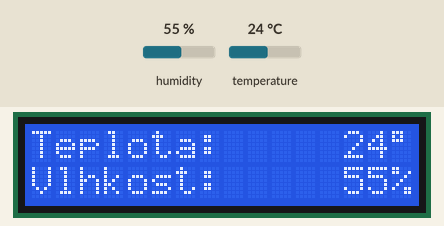
The sketch below on a simulated Arduino Uno, built with avr-gcc and run on an emulated ATmega328P. Shown: 16×2 character LCD. The test bench sets the inputs (shaded band); at power-on: humidity 55 %, temperature 24 °C.

Above: at 1.2 s.
1.3 s: humidity set to 22 %
At 3.6 s:
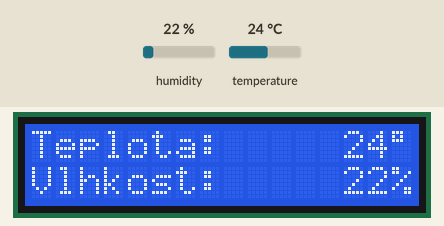
4.1 s: temperature set to 12 °C
At 4.6 s:
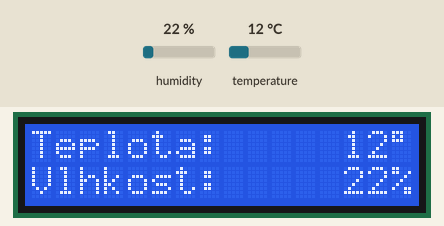
6.9 s: humidity set to 40 %
At 9.2 s:
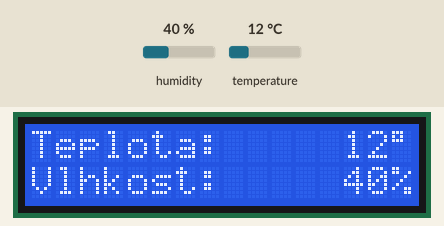
9.9 s: temperature set to 19 °C
At 11.4 s:
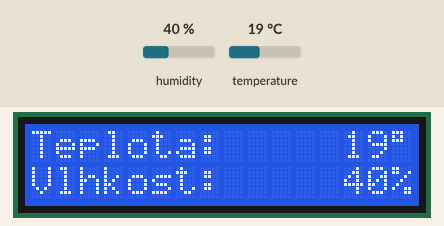
Timing chart, 0 to 12.9 s (numbered marks = the images above; inputs shaded):
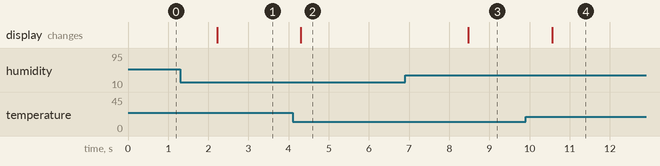

Measured:
- after the input at 1.3 s, the display: changes after 0.92 s (image 1)
- after the input at 4.1 s, the display: changes after 0.20 s (image 2)
- after the input at 6.9 s, the display: changes after 1.6 s (image 3)
- after the input at 9.9 s, the display: changes after 0.66 s (image 4)

The sketch:

HumidityTempDisplay.ino
```cpp
#include <LiquidCrystal_I2C.h>
#include "DHT.h"

#include <Timer.h>
#include <Value.h>

#define PIN_TEMP             6

#define LCD_ADDRESS         0x3F
#define UNDEF -127

LiquidCrystal_I2C lcd(LCD_ADDRESS, 16, 2);
DHT dht_sensor(PIN_TEMP, DHT11);

void setup() {
  Serial.begin(9600);
  while(!Serial);
  lcd.begin();
  lcd.backlight();
  lcd.print("Inicializujem");
  lcd.setCursor(0, 1);
  dht_sensor.begin();

}

void loop() {

  lcd.setCursor(0, 0);
  lcd.print("Teplota: ");

  align(lcd, dht_sensor.readTemperature(), 6);
  lcd.print( (char) 223 );

  lcd.setCursor(0, 1); // new line

  lcd.print("Vlhkost: ");

  align(lcd, dht_sensor.readHumidity(), 6);
  lcd.print( "%" );

  delay(1000);
}

void align(LiquidCrystal_I2C& lcd, int value, int width) {
  if (value == UNDEF) {
    for (int i = 0; i < width - 2; ++i) {
      lcd.print(' ');
    }
    lcd.print('-');
    if (width > 1) {
      lcd.print('-');
    }
    return;
  }
  if (value < 0) {
    width--;
  }

  if (value < 10 && value > -10) {
    width--;
  } else if (value > 99 || value < -99) {
    width -= 3;
  } else {
    width -= 2;
  }
  for (int i = 0; i < width; ++i) {
    lcd.print(' ');
  }

  lcd.print(value);
}
```
